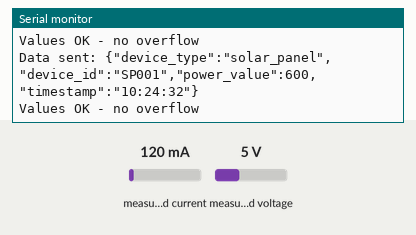
The sketch below on a simulated ESP8266 (NodeMCU). On the bench: the last lines printed to the serial monitor. The inputs (shaded band) are chosen by the test bench; at power-on: measured current 120 mA, measured voltage 5 V. WiFi joins after 1.5 s; servers stay silent unless stated; network time is answered at once with the bench clock; the local clock reads 2024-03-15 10:24:30 at power-on unless the sketch sets it.

Above: at 2.7 s.
2.8 s: measured current set to 40 mA
At 4.1 s:
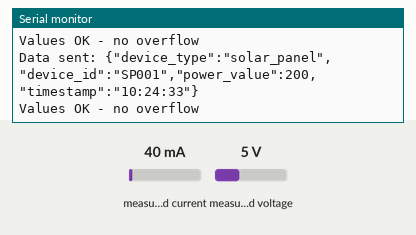
4.3 s: measured voltage set to 0.3 V
At 5.4 s:
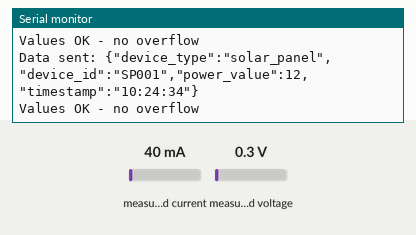
5.8 s: measured current set to 500 mA
At 7.3 s:
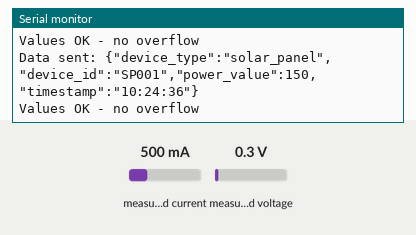
Timing chart, 0 to 8.8 s (numbered marks = the images above; inputs shaded):
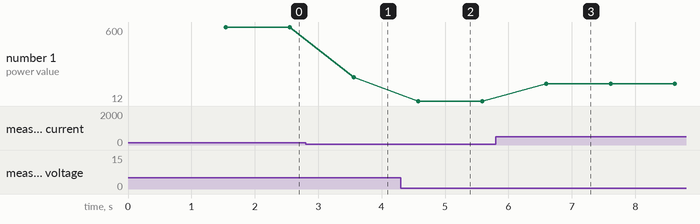

Measured:
- after the input at 2.8 s, the serial monitor: prints a new line after 0.76 s (image 1)
- after the input at 4.3 s, the serial monitor: prints a new line after 0.28 s (image 2)
- after the input at 5.8 s, the serial monitor: prints a new line after 0.80 s (image 3)
- plotted number 1: 600 → 200 after the input at 2.8 s, 200 → 12 after the input at 4.3 s, 12 → 150 after the input at 5.8 s

The sketch:

SolarPanelPowerMonitor.ino
```cpp
#include <Wire.h>
#include <ESP8266WiFi.h>
#include <INA219_WE.h>
#include <WiFiUdp.h>
#include <ArduinoJson.h>
#include <NTPClient.h>

#define I2C_ADDRESS 0x40
const char* ssid = "Galaxy S23 Ultra B7_94_04";
const char* password = "qkrtkddnr0118";
const char* host = "192.168.160.125";
const uint16_t port = 8080;

INA219_WE ina219(I2C_ADDRESS);
WiFiUDP ntpUDP;
NTPClient timeClient(ntpUDP, "pool.ntp.org", 60 * 60 * 9, 60000);
WiFiUDP udp;

void setup() {
  Serial.begin(115200);
  Wire.begin(D2, D1);
  WiFi.begin(ssid, password);

  while (WiFi.status() != WL_CONNECTED) {
    delay(500);
    Serial.print(".");
  }

  if(!ina219.init()){
    Serial.println("INA219 not connected!");
  }

  Serial.println("WiFi connected");
  Serial.print("IP address: ");
  Serial.println(WiFi.localIP());
  Serial.println("INA219 Current Sensor with solar panel");

  timeClient.begin();
}

void loop() {
  timeClient.update();

  float shuntVoltage_mV = 0.0;
  float loadVoltage_V = 0.0;
  float busVoltage_V = 0.0;
  float power_mW = 0.0;
  bool ina219_overflow = false;

  shuntVoltage_mV = ina219.getShuntVoltage_mV();
  busVoltage_V = ina219.getBusVoltage_V();
  power_mW = ina219.getBusPower();
  loadVoltage_V  = busVoltage_V + (shuntVoltage_mV/1000);
  ina219_overflow = ina219.getOverflow();

  DynamicJsonDocument doc(256);
  doc["device_type"] = "solar_panel";
  doc["device_id"] = "SP001";
  doc["power_value"] = power_mW; // 전력 값을 JSON에 추가
  doc["timestamp"] = timeClient.getFormattedTime();

  String payload;
  serializeJson(doc, payload);

  udp.beginPacket(host, port);
  udp.print(payload);
  udp.endPacket();

  Serial.println("Data sent: " + payload);

  if(!ina219_overflow){
    Serial.println("Values OK - no overflow");
  }
  else{
    Serial.println("Overflow! Choose higher PGAIN");
  }

  delay(1000);
}
```
